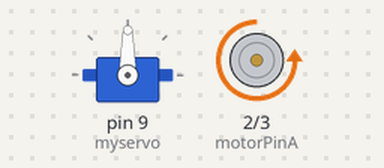
A sketch run on a simulated Arduino Uno, built with avr-gcc and run on an emulated ATmega328P. Shown: servo, motor-driver pin pairs drawn as motors (green arrow = first pin HIGH = forward, orange = second pin HIGH = backward, longer = more drive, scaled by the enable pin).

Above: at 0.05 s.
At 6.85 s:
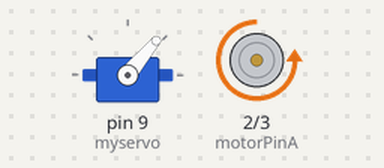
At 13.65 s:
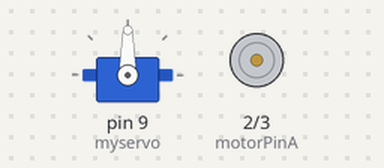
Timing chart, 0 to 17.7 s (numbered marks = the images above):
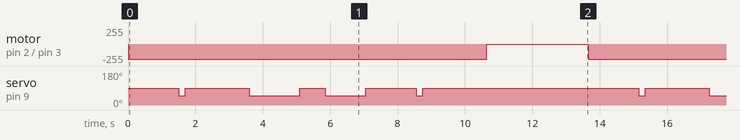

Measured:
- by itself, motor on pin 2 (motorPinA) / pin 3 (motorPinB): alternates backward 232/255 for 10.7 s and stopped for 3.0 s
- by itself, servo on pin 9 (myservo): repeats every 13.7 s: 90° 1.9 s, 50° 1.5 s, 90° 0.75 s, 50° 1.2 s, 90° 1.5 s, 50° 0.20 s, 90° 6.4 s, 50° 0.20 s

The sketch:

mission_2.ino
```cpp
#include <Servo.h>

Servo myservo;

int motorPinA = 2;
int motorPinB = 3;
int enablePin = 11;

void setup()
{
  myservo.attach(9);
  pinMode(motorPinA,OUTPUT);
  pinMode(motorPinB,OUTPUT);
  pinMode(enablePin,OUTPUT);
  analogWrite(enablePin,1000);
}

void move_forward(){
  digitalWrite(motorPinA,LOW);
  digitalWrite(motorPinB,HIGH);
}

void move_backward(){
  digitalWrite(motorPinA,HIGH);
  digitalWrite(motorPinB,LOW);
}

void wheel_forward(){
  myservo.write(90);
}

void wheel_left(){
  myservo.write(50);
}

void wheel_right(){
  myservo.write(130);
}

void stop_move(){
  digitalWrite(motorPinA,LOW);
  digitalWrite(motorPinB,LOW);
}

void loop()
{
  wheel_forward();
  move_forward();
  delay(1500);
  wheel_left();
  delay(200);
  wheel_forward();
  delay(1900);
  wheel_left();
  delay(1500);
  wheel_forward();
  delay(750);
  wheel_left();
  delay(1200);
  wheel_forward();
  delay(1500);
  wheel_left();
  delay(200);
  wheel_forward();
  delay(1900);
  stop_move();
  delay(3000);
}
```
